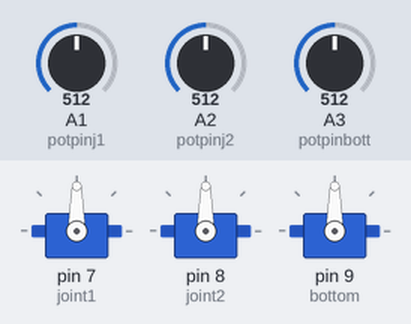
Bench run of a sketch on a simulated Arduino Uno, built with avr-gcc and run on an emulated ATmega328P. On the bench: 3 × servo. The inputs (shaded band) are chosen by the test bench; at power-on: A1 (potpinj1) = 512, A2 (potpinj2) = 512, A3 (potpinbott) = 512.

Above: at 1.2 s.
1.3 s: A1 (potpinj1) set to 716
At 1.8 s:
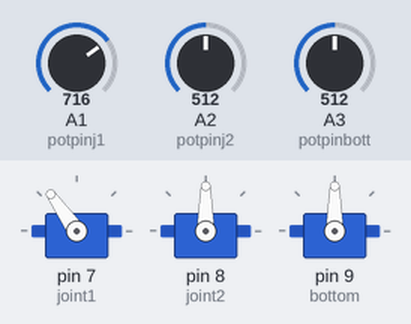
2.8 s: A2 (potpinj2) set to 716
At 3.4 s:
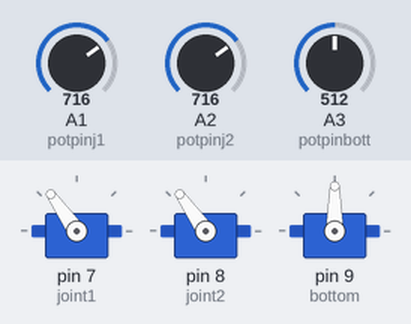
4.3 s: A3 (potpinbott) set to 716
At 5.4 s:
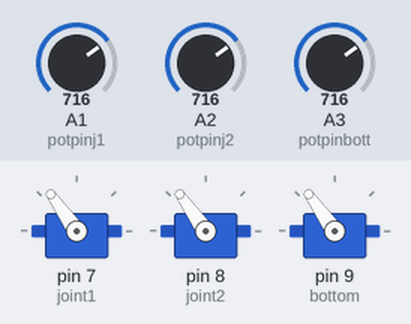
5.8 s: A1 (potpinj1) set to 900
At 6.9 s:
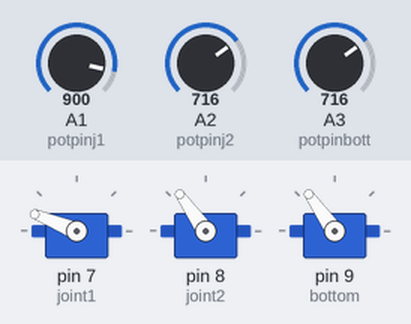
7.3 s: A2 (potpinj2) set to 900
At 7.7 s:
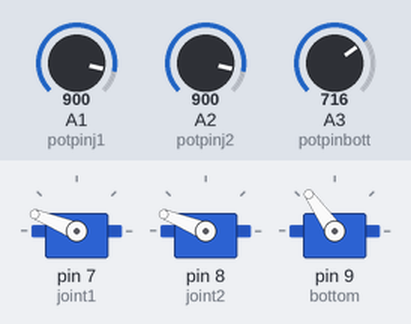
8.8 s: A3 (potpinbott) set to 900
At 9.2 s:
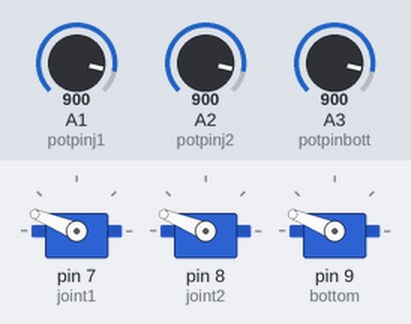
Timing chart, 0 to 11.3 s (numbered marks = the images above; inputs shaded):
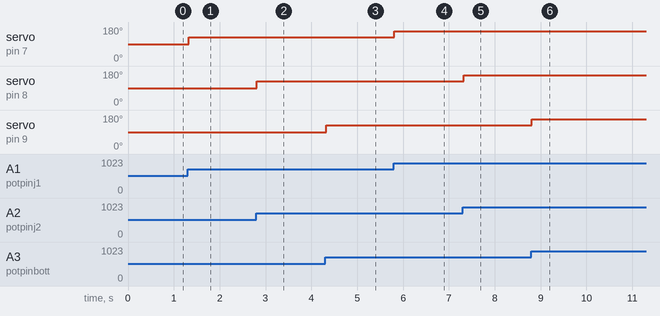

Measured:
- after the input at 1.3 s, servo on pin 7 (joint1): 90° → 125° at once
- after the input at 2.8 s, servo on pin 8 (joint2): 90° → 125° at once
- after the input at 4.3 s, servo on pin 9 (bottom): 90° → 125° at once
- after the input at 5.8 s, servo on pin 7 (joint1): 125° → 158° at once
- after the input at 7.3 s, servo on pin 8 (joint2): 125° → 158° at once
- after the input at 8.8 s, servo on pin 9 (bottom): 125° → 158° at once

The sketch:

luxo.ino
```cpp
#include <Servo.h>

Servo joint1;
Servo joint2;
Servo bottom;// create servo object to control a servo

int potpinj1 = A1;
int potpinj2 = A2;
int potpinbott = A3;
 // analog pin used to connect the potentiometer
int j1val;
int j2val;
int bottval;    // variable to read the value from the analog pin

void setup() {
  joint1.attach(7);
  joint2.attach(8);
  bottom.attach(9); // attaches the servo on pin 9 to the servo object
}

void loop() {
  j1val = analogRead(potpinj1);            // reads the value of the potentiometer (value between 0 and 1023)
  j1val = map(j1val, 0, 1023, 0, 180);     // scale it for use with the servo (value between 0 and 180)
  joint1.write(j1val);                  // sets the servo position according to the scaled value
  delay(15);

  j2val = analogRead(potpinj2);            // reads the value of the potentiometer (value between 0 and 1023)
  j2val = map(j2val, 0, 1023, 0, 180);     // scale it for use with the servo (value between 0 and 180)
  joint2.write(j2val);                  // sets the servo position according to the scaled value
  delay(15);

  bottval = analogRead(potpinbott);            // reads the value of the potentiometer (value between 0 and 1023)
  bottval = map(bottval, 0, 1023, 0, 180);     // scale it for use with the servo (value between 0 and 180)
  bottom.write(bottval);                  // sets the servo position according to the scaled value
  delay(15);
}
```
